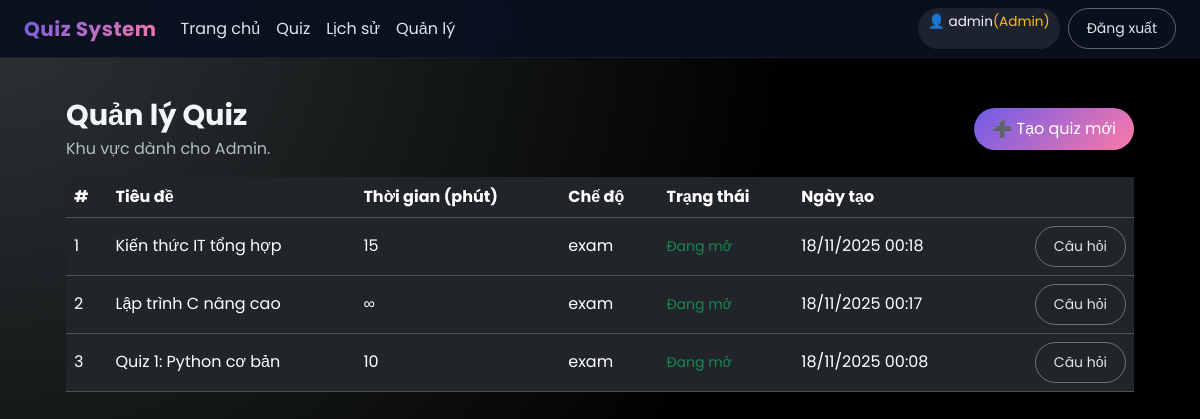
/quiz/admin/quizzes (signed in), run on the app's committed database.
### app/models.py (models this page shows, shortened)
class User(UserMixin, db.Model):
    __tablename__ = "users"
    id = db.Column(db.Integer, primary_key=True)
    username = db.Column(db.String(64), unique=True, index=True, nullable=False)
    email = db.Column(db.String(120), unique=True, index=True, nullable=False)
    password_hash = db.Column(db.String(256), nullable=False)
    role = db.Column(db.String(20), default="student")  # student / admin
    submissions = db.relationship("Submission", backref="user", lazy="dynamic")
    certificates = db.relationship("Certificate", backref="user", lazy="dynamic")

class Quiz(db.Model):
    __tablename__ = "quizzes"
    id = db.Column(db.Integer, primary_key=True)
    title = db.Column(db.String(200), nullable=False)
    description = db.Column(db.Text)
    time_limit = db.Column(db.Integer)  # phút, None = không giới hạn
    mode = db.Column(db.String(20), default="exam")  # exam / practice
    is_active = db.Column(db.Boolean, default=True)
    created_by = db.Column(db.Integer, db.ForeignKey("users.id"))
    created_at = db.Column(db.DateTime, default=datetime.utcnow)
    num_questions = db.Column(db.Integer)        # số câu random từ bank
    pass_score = db.Column(db.Float, default=5)  # thang 10
    enable_certificate = db.Column(db.Boolean, default=False)
    show_explanation = db.Column(db.Boolean, default=True)
    questions = db.relationship("Question", backref="quiz", lazy="dynamic")
    submissions = db.relationship("Submission", backref="quiz", lazy="dynamic")

### app/quiz/routes.py (the view)
@quiz_bp.route("/admin/quizzes")
@admin_required
def manage_quizzes():
    quizzes = Quiz.query.order_by(Quiz.created_at.desc()).all()
    return render_template("quiz/manage_quizzes.html", quizzes=quizzes)

### app/models.py (called while the page is built)
@login.user_loader
def load_user(user_id):
    return User.query.get(int(user_id))

### app/quiz/routes.py (called while the page is built)
def admin_required(f):
    @wraps(f)
    @login_required
    def decorated(*args, **kwargs):
        if current_user.role != "admin":
            abort(403)
        return f(*args, **kwargs)
    return decorated

### app/templates/quiz/manage_quizzes.html (shortened to what this page needs)
{% extends "base.html" %}
{% block content %}
<div class="d-flex justify-content-between align-items-center mb-3">
    <div>
        <h2 class="page-title mb-1">Quản lý Quiz</h2>
        <p class="page-subtitle mb-0">Khu vực dành cho Admin.</p>
    </div>
    <a href="{{ url_for('quiz.create_quiz') }}" class="btn btn-primary-soft">
        ➕ Tạo quiz mới
    </a>
</div>
{% if quizzes %}
<div class="table-responsive">
    <table class="table table-dark table-dark-soft align-middle">
        <thead>
        <tr>
            <th>#</th>
            <th>Tiêu đề</th>
            <th>Thời gian (phút)</th>
            <th>Chế độ</th>
            <th>Trạng thái</th>
            <th>Ngày tạo</th>
            <th></th>
        </tr>
        </thead>
        <tbody>
        {% for quiz in quizzes %}
        <tr>
            <td>{{ loop.index }}</td>
            <td>{{ quiz.title }}</td>
            <td>{{ quiz.time_limit or "∞" }}</td>
            <td>{{ quiz.mode }}</td>
            <td>
                {% if quiz.is_active %}
                    <span class="text-success small">Đang mở</span>
                {% else %}
                    <span class="text-muted small">Đã ẩn</span>
                {% endif %}
            </td>
            <td>{{ quiz.created_at.strftime("%d/%m/%Y %H:%M") }}</td>
            <td class="text-end">
                <a href="{{ url_for('quiz.manage_questions', quiz_id=quiz.id) }}"
                   class="btn btn-outline-soft btn-sm">
                    Câu hỏi
                </a>
            </td>
        </tr>
        {% endfor %}
        </tbody>
    </table>
</div>
{% else %}
    <p class="page-subtitle">Chưa có quiz nào.</p>
{% endif %}
{% endblock %}

### app/templates/base.html (shortened to what this page needs)
<!doctype html>
<html lang="vi">
<head>
    <link href="https://cdn.jsdelivr.net/npm/bootstrap@5.3.3/dist/css/bootstrap.min.css" rel="stylesheet">
</head>
<body>
    <nav class="navbar navbar-expand-lg navbar-custom">
        <div class="container-fluid px-3 px-md-4">
            <a class="navbar-brand" href="{{ url_for('quiz.home') }}">Quiz System</a>
            <div class="collapse navbar-collapse" id="navbarMain">
                <ul class="navbar-nav me-auto mb-2 mb-lg-0">
                    {% if current_user.is_authenticated %}
                        <li class="nav-item"><a class="nav-link" href="{{ url_for('quiz.home') }}">Trang chủ</a></li>
                        <li class="nav-item"><a class="nav-link" href="{{ url_for('quiz.quiz_list') }}">Quiz</a></li>
                        <li class="nav-item"><a class="nav-link" href="{{ url_for('quiz.history') }}">Lịch sử</a></li>
                        {% if current_user.role == 'admin' %}
                            <li class="nav-item"><a class="nav-link" href="{{ url_for('quiz.manage_quizzes') }}">Quản lý</a></li>
                        {% endif %}
                    {% endif %}
                </ul>
                <div class="d-flex gap-2">
                    {% if current_user.is_authenticated %}
                        <span class="pill-username">👤 {{ current_user.username }}{% if current_user.role == "admin" %}<span class="text-warning">(Admin)</span>{% endif %}</span>
                        <a href="{{ url_for('auth.logout') }}" class="btn btn-outline-soft btn-sm">Đăng xuất</a>
                    {% else %}
                        <a href="{{ url_for('auth.login') }}" class="btn btn-outline-soft btn-sm">Đăng nhập</a>
                        <a href="{{ url_for('auth.register') }}" class="btn btn-primary-soft btn-sm">Đăng ký</a>
                    {% endif %}
                </div>
            </div>
        </div>
    </nav>
    <div class="main-wrapper">
        {% block content %}{% endblock %}
    </div>
</body>
</html>

### app/templates/base.html (style rules this page uses)
:root { --gradient-main: linear-gradient(135deg, #6c5ce7, #fd79a8); --gradient-alt: linear-gradient(135deg, #00cec9, #0984e3); --bg-dark: #0b1020; --card-bg: #161b2b; --accent: #fd79a8; }
* { box-sizing: border-box; }
body { font-family: "Poppins", sans-serif; background: radial-gradient(circle at top left, #2d3436 0, #000 55%); color: #f5f6fa; margin: 0; min-height: 100vh; }
.navbar-custom { background: rgba(11,16,32,0.95); backdrop-filter: blur(10px); border-bottom: 1px solid rgba(255,255,255,0.05); }
.navbar-brand { font-weight: 700; letter-spacing: .5px; background: var(--gradient-main); -webkit-background-clip: text; color: transparent; }
.nav-link { color: #dfe6e9 !important; }
.pill-username { padding: 4px 10px; border-radius: 999px; background: rgba(255,255,255,0.08); font-size: .85rem; }
.main-wrapper { max-width: 1100px; margin: 40px auto; padding: 0 16px 40px; }
.page-title { font-size: 1.8rem; font-weight: 700; }
.page-subtitle { color: #b2bec3; }
.btn-primary-soft { border-radius: 999px; padding: 9px 18px; border: none; background: var(--gradient-main); color: #fff; box-shadow: 0 8px 20px rgba(0,0,0,0.6); }
.btn-outline-soft { border-radius: 999px; padding: 9px 18px; border: 1px solid rgba(255,255,255,0.35); color: #dfe6e9; background: transparent; }

### data on the page
User: username "admin"
Quiz: title "Kiến thức IT tổng hợp", time_limit "15", mode "exam", is_active "Đang mở", created_at "18/11/2025 00:18"
Quiz: title "Lập trình C nâng cao", time_limit "∞", mode "exam", is_active "Đang mở", created_at "18/11/2025 00:17"
Quiz: title "Quiz 1: Python cơ bản", time_limit "10", mode "exam", is_active "Đang mở", created_at "18/11/2025 00:08"
